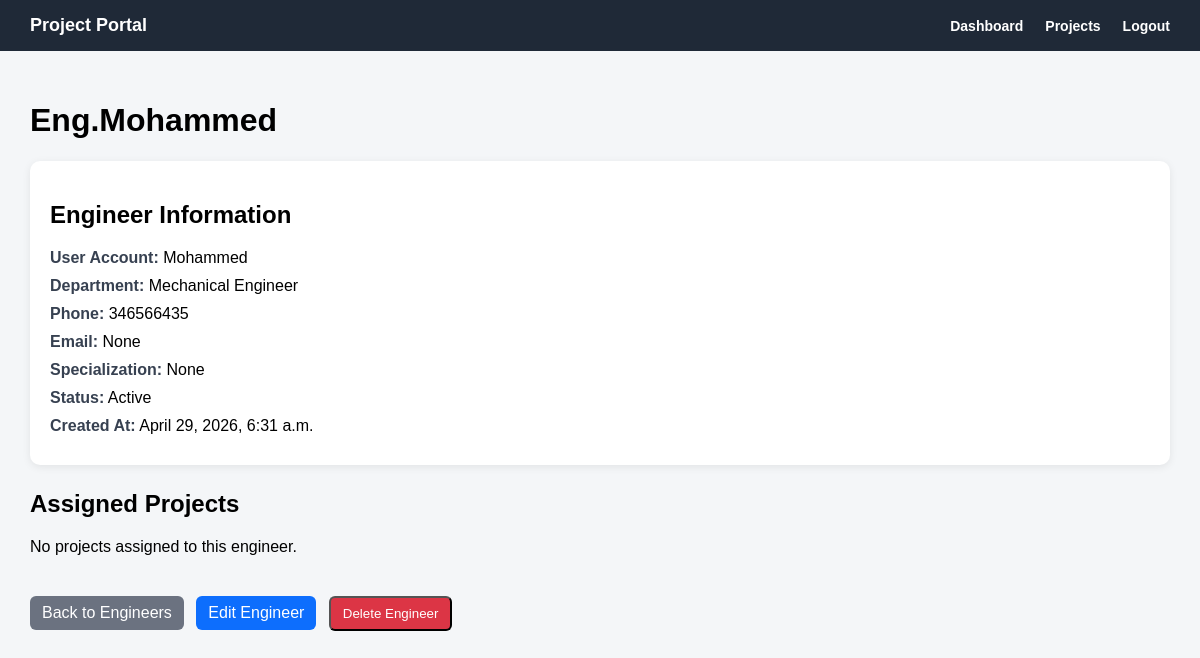
Before: /engineers/3/ (signed in) with the older database file.
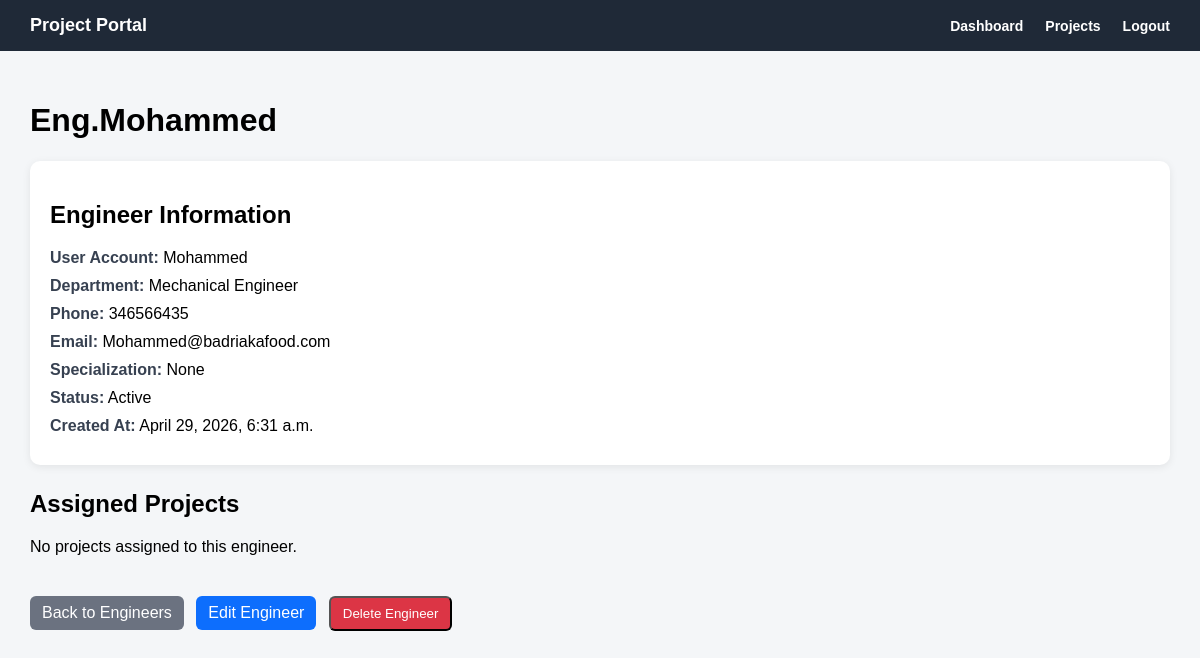
After: the same page with the newer database file.
### engineers/models.py (models this page shows, shortened)
class Engineer(models.Model):
    class Department(models.TextChoices):
        INTERIOR_DESIGNER = 'INTERIOR_DESIGNER', 'Interior Designer'
        MECHANICAL_ENGINEER = 'MECHANICAL_ENGINEER', 'Mechanical Engineer'
        ELECTRICAL_ENGINEER = 'ELECTRICAL_ENGINEER', 'Electrical Engineer'
        SUPERVISOR = 'SUPERVISOR', 'Supervisor'
        ARCHITECT = 'ARCHITECT', 'Architect'
    user = models.OneToOneField(
        settings.AUTH_USER_MODEL,
        on_delete=models.CASCADE,
        related_name='engineer_profile'
    )
    engineer_name = models.CharField(max_length=150)
    department = models.CharField(
        max_length=50,
        choices=Department.choices,
        blank=True,
        null=True
    )
    phone = models.CharField(max_length=30, blank=True, null=True)
    email = models.EmailField(blank=True, null=True)
    specialization = models.CharField(max_length=150, blank=True, null=True)
    is_active = models.BooleanField(default=True)
    created_at = models.DateTimeField(auto_now_add=True)

### accounts/models.py (models this page shows)
class User(AbstractUser):
    class Role(models.TextChoices):
        ADMIN = 'ADMIN', 'Admin'
        ENGINEER = 'ENGINEER', 'Engineer'
        CLIENT = 'CLIENT', 'Client'
    role = models.CharField(
        max_length=20,
        choices=Role.choices,
        default=Role.CLIENT
    )

### engineers/views.py (the view)
# urls.py: path('<int:pk>/', engineer_detail_view, name='engineer_detail'),
@login_required
def engineer_detail_view(request, pk):
    if request.user.role != 'ADMIN':
        engineer = None
        projects = []
    else:
        engineer = get_object_or_404(Engineer, pk=pk)
        projects = engineer.projects.all()
    return render(request, 'engineers/engineer_detail.html', {
        'engineer': engineer,
        'projects': projects,
    })

### templates/engineers/engineer_detail.html (shortened to what this page needs)
{% extends 'base.html' %}
{% block content %}
{% if engineer %}
    <h1>{{ engineer.engineer_name }}</h1>
    <div class="card">
        <h2>Engineer Information</h2>
        <div class="info-row">
            <span class="label">User Account:</span>
            {{ engineer.user.username }}
        </div>
        <div class="info-row">
            <span class="label">Department:</span>
            {% if engineer.department %}
                {{ engineer.get_department_display }}
            {% else %}
                Not assigned
            {% endif %}
        </div>
        <div class="info-row">
            <span class="label">Phone:</span>
            {{ engineer.phone }}
        </div>
        <div class="info-row">
            <span class="label">Email:</span>
            {{ engineer.email }}
        </div>
        <div class="info-row">
            <span class="label">Specialization:</span>
            {{ engineer.specialization }}
        </div>
        <div class="info-row">
            <span class="label">Status:</span>
            {% if engineer.is_active %}
                Active
            {% else %}
                Inactive
            {% endif %}
        </div>
        <div class="info-row">
            <span class="label">Created At:</span>
            {{ engineer.created_at }}
        </div>
    </div>
    <h2>Assigned Projects</h2>
    {% if projects %}
        <table class="projects-table">
            <tr>
                <th>Code</th>
                <th>Project Name</th>
                <th>Client</th>
                <th>Stage</th>
                <th>Status</th>
            </tr>
            {% for project in projects %}
                <tr>
                    <td>{{ project.project_code }}</td>
                    <td>
                        <a href="{% url 'projects:project_detail' project.pk %}">
                            {{ project.project_name }}
                        </a>
                    </td>
                    <td>{{ project.client }}</td>
                    <td>{{ project.get_current_stage_display }}</td>
                    <td>{{ project.get_status_display }}</td>
                </tr>
            {% endfor %}
        </table>
    {% else %}
        <p>No projects assigned to this engineer.</p>
    {% endif %}
{% else %}
    <h1>Access Denied</h1>
    <p>You do not have permission to view this engineer.</p>
{% endif %}
<div style="margin-top: 20px;">
    <a href="{% url 'engineers:engineer_list' %}" class="btn">
        Back to Engineers
    </a>
    {% if request.user.role == 'ADMIN' and engineer %}
        <a href="{% url 'engineers:engineer_edit' engineer.pk %}" class="btn" style="background: #0d6efd; margin-left: 8px;">
            Edit Engineer
        </a>
        <form method="post"
              action="{% url 'engineers:engineer_delete' engineer.pk %}"
              style="display: inline;"
              onsubmit="return confirm('Are you sure you want to delete this engineer?');">
            <button type="submit" class="btn" style="background: #dc3545; margin-left: 8px;">
                Delete Engineer
            </button>
        </form>
    {% endif %}
</div>
{% endblock %}

Changed rows visible on the page:
changed Engineer "Eng.Mohammed": email "None" → "Mohammed@badriakafood.com"
